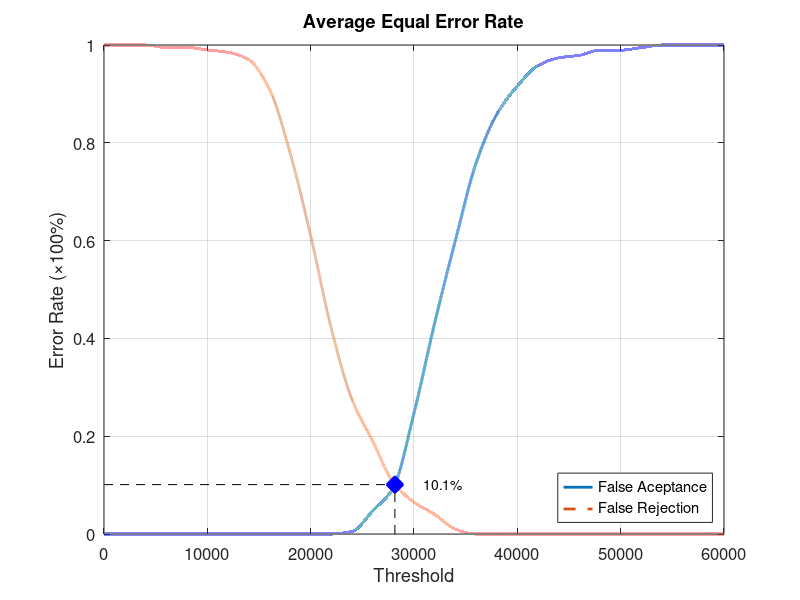
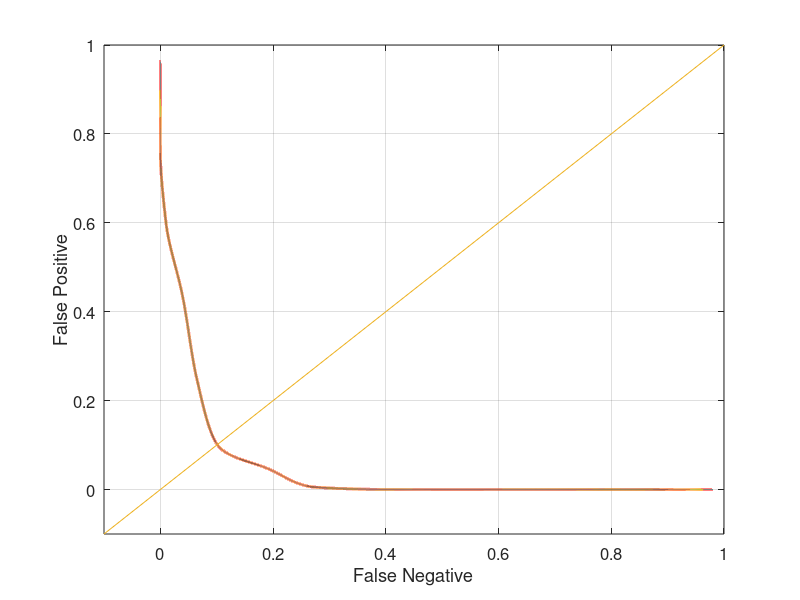

Recreate these plots in MATLAB, in order.
function yEER = Database5_1
close all;
clear;
clc;
x = 0:2000:60000;
xq = 0:0.5:60000;

y0 = [0 0 0 0 0 0 0 0 0 0 0 0 0.00526316 0.0473684 0.0947368 0.247368 0.431579 0.6 0.757895 0.857895 0.915789 0.957895 0.973684 0.978947 0.989474 0.989474 0.994737 1 1 1 1];
yy0 = interp1(x, y0, xq, 'pchip');
y1 = [1 1 1 0.995 0.995 0.99 0.985 0.97 0.91 0.78 0.61 0.42 0.275 0.19 0.105 0.065 0.04 0.01 0 0 0 0 0 0 0 0 0 0 0 0 0];
yy1 = interp1(x, y1, xq, 'pchip');

% Calculating EER: 
y2 = abs(y0 - y1);
find(y2 == min(y2))
yy2 = abs(yy0 - yy1);
xEER = find(yy2 == min(yy2));
xEERIndex = xq(xEER) % X-axis EER
yEER = yy0(xEER) % Y-axis EER

main = figure
plot(xq, yy0,'-','LineWidth', 2);	hold on
plot(xq, yy1,'--','LineWidth', 2);	hold on
plot([xEERIndex xEERIndex], [0 yEER], 'k--');	hold on
plot([0 xEERIndex], [yEER yEER], 'k--');	hold on
plot(xEERIndex, yEER, 'bx', 'LineWidth', 10);	hold on
text(xEERIndex + 10 * xEERIndex / 100, yEER, [num2str(round((10000 * yEER)) / 100) '%'])
legend('False Aceptance', 'False Rejection', 'Location', 'SouthEast')
xlabel('Threshold')
ylabel('Error Rate (\times100%)')
title('Average Equal Error Rate')
set(gca, 'FontSize', 12)
axis([0 60000 0 1])
grid on

print(main, 'Database5_1Main', '-dpng');
FNRxFPR = figure('Color', [1 1 1]);
plot(yy1, yy0, '-', yy1, yy0, 'LineWidth', 2);
hold on
y = -0.1:0.1:1
plot(y, y); 
set(gca, 'FontSize', 12)
xlabel('False Negative')
ylabel('False Positive')
axis([-0.1 1 -0.1 1])
set(gca, 'FontSize', 12)
grid on

print(FNRxFPR, 'Database5_1FNRxFPR','-dpng');
end
